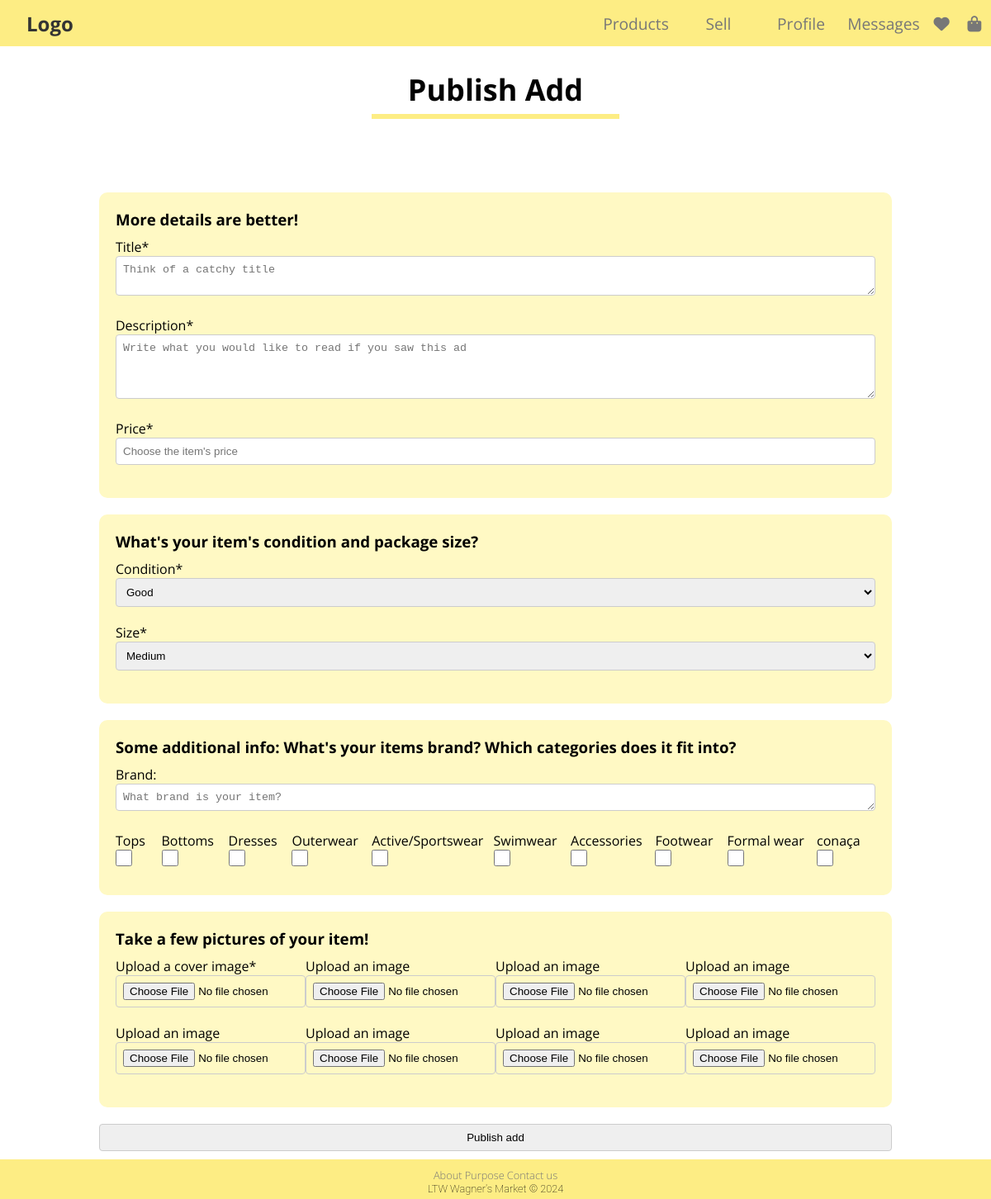
Page /pages/publish_add.php (signed in) on the earlier database version.
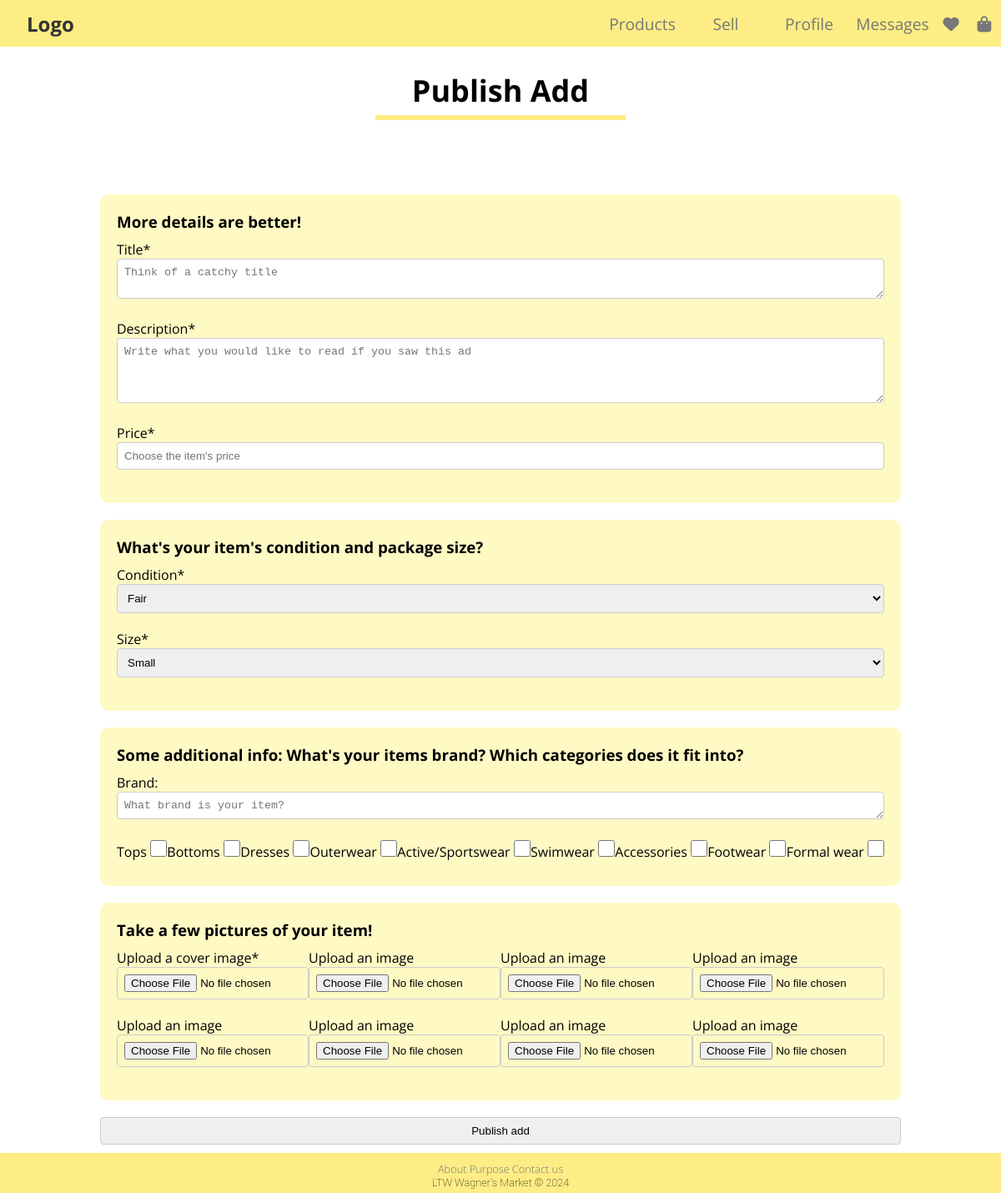
Same page on the later database version.
### tables this page shows
CREATE TABLE CATEGORY (
    CategoryName TEXT NOT NULL,
    CategoryImage TEXT NOT NULL,
    CONSTRAINT Pk_CategoryName PRIMARY KEY (CategoryName)
);

### public/pages/publish_add.php (called while the page is built, shortened)
<?php
require_once(__DIR__ . '/../../private/database/connection.db.php');
require_once(__DIR__ . '/../../private/database/category.class.php');
require_once(__DIR__ . '/../../private/database/size.class.php');
require_once(__DIR__ . '/../../private/database/condition.class.php');
require_once(__DIR__ . '/../../private/templates/common.tpl.php');
require_once(__DIR__ . '/../../private/templates/publish.tpl.php');
$db = getDatabaseConnection();
$categories = Category::getCategories($db);
$sizes = Size::getSizes($db);
$conditions = Condition::getConditions($db);
drawPublishForm($categories, $sizes, $conditions);
?>

### private/database/condition.class.php (called while the page is built, shortened)
<?php
class Condition
{
    public function __construct(string $condition)
    {
        $this->condition = $condition;
    }
    static function getConditions(PDO $db): array
    {
        $stmt = $db->prepare('SELECT Condition FROM CONDITION');
        $stmt->execute(array());
        $conditions = array();
        while ($condition = $stmt->fetch()) {
            $conditions[] = new Condition(
                $condition['Condition']
            );
        }
        return $conditions;
    }
}
?>

### private/database/size.class.php (called while the page is built, shortened)
<?php
class Size
{
    public function __construct(string $size)
    {
        $this->size = $size;
    }
    static function getSizes(PDO $db): array
    {
        $stmt = $db->prepare('SELECT Size FROM SIZE');
        $stmt->execute(array());
        $sizes = array();
        while ($size = $stmt->fetch()) {
            $sizes[] = new SIZE($size['Size']);
        }
        return $sizes;
    }
}
?>

### private/database/category.class.php (called while the page is built, shortened)
<?php
class Category
{
    public function __construct(string $categoryName, string $categoryImage)
    {
        $this->categoryName = $categoryName;
    }
    static function getCategories(PDO $db): array
    {
        $stmt = $db->prepare('SELECT CategoryName, CategoryImage FROM CATEGORY');
        $stmt->execute(array());
        $categories = array();
        while ($category = $stmt->fetch()) {
            $categories[] = new Category(
                $category['CategoryName'],
                $category['CategoryImage']
            );
        }
        return $categories;
    }
}
?>

### private/templates/publish.tpl.php (the view, shortened to what the changed rows need)
<?php function drawPublishForm(array $categories, array $sizes, array $conditions) : void { ?>
        <section class="container">
            <form id="publish" action="../actions/action_publish_add.php" method="post" enctype="multipart/form-data">
                <fieldset id="item-condition-size">
                    <label>Condition*
                        <select name="condition" required="required">
                            <?php foreach($conditions as $condition) { ?>
                                <option value="<?= $condition->condition ?>"><?= $condition->condition ?></option>
                            <?php } ?>
                        </select>
                    </label>
                    <label>Size*
                        <select name="size" required="required">
                            <?php foreach($sizes as $size) { ?>
                                <option value="<?= $size->size ?>"><?= $size->size ?></option>
                            <?php } ?>
                        </select>
                    </label>
                </fieldset>
                <fieldset id="item-brand-categories">
                    <section id="categories">
                        <?php foreach($categories as $category) { ?>
                            <label><?= $category->categoryName ?> <input type="checkbox" name="categories[]" value="<?= $category->categoryName ?>"></label>
                        <?php } ?>
                    </section>
                </fieldset>
            </form>
        </section>
<?php } ?>

Differences in the rows shown:
removed category: CategoryName "conaça"
Other differences:
form field condition: "Good" → "Fair"
form field size: "Medium" → "Small"
